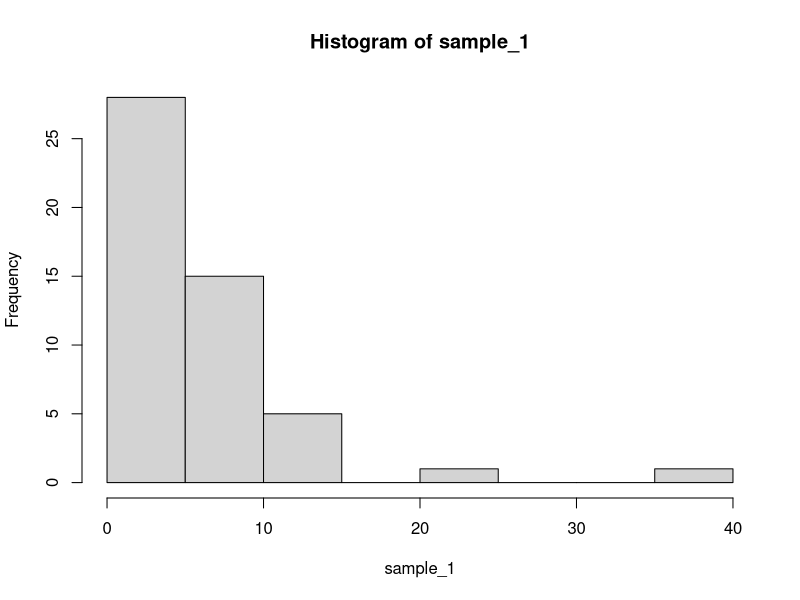
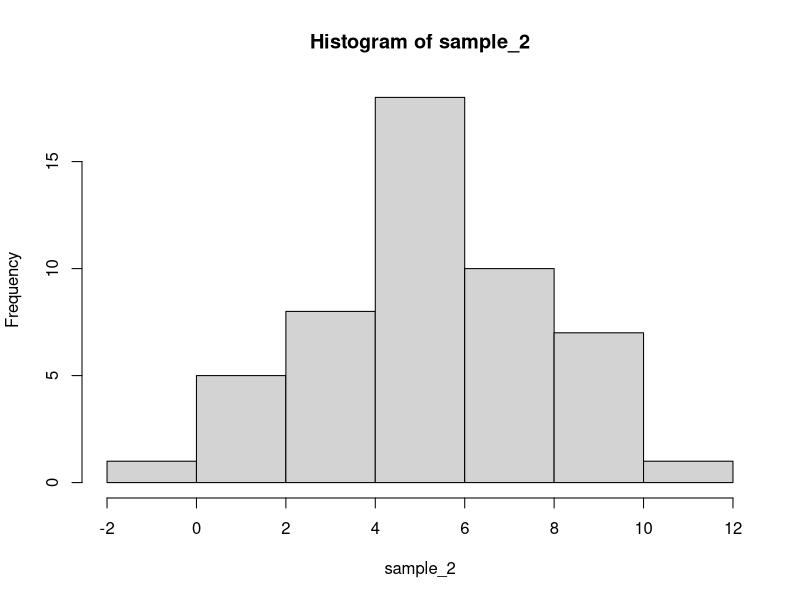
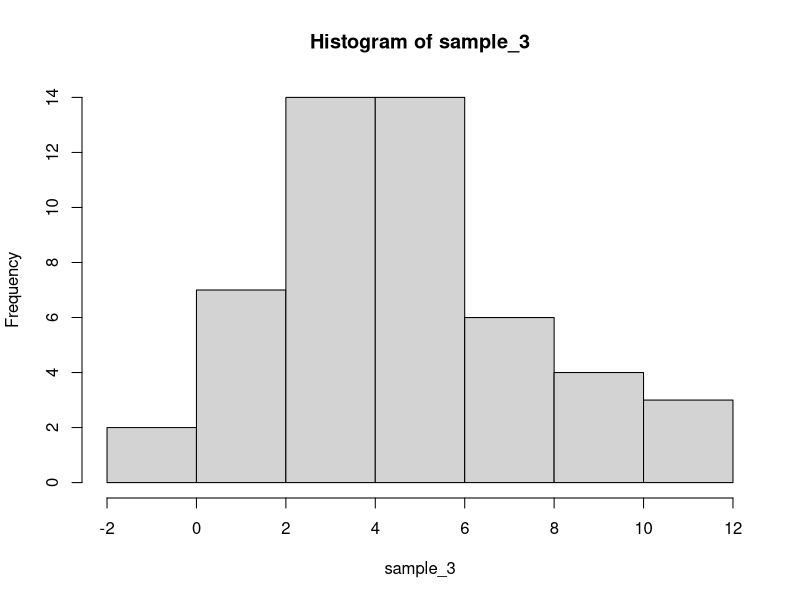
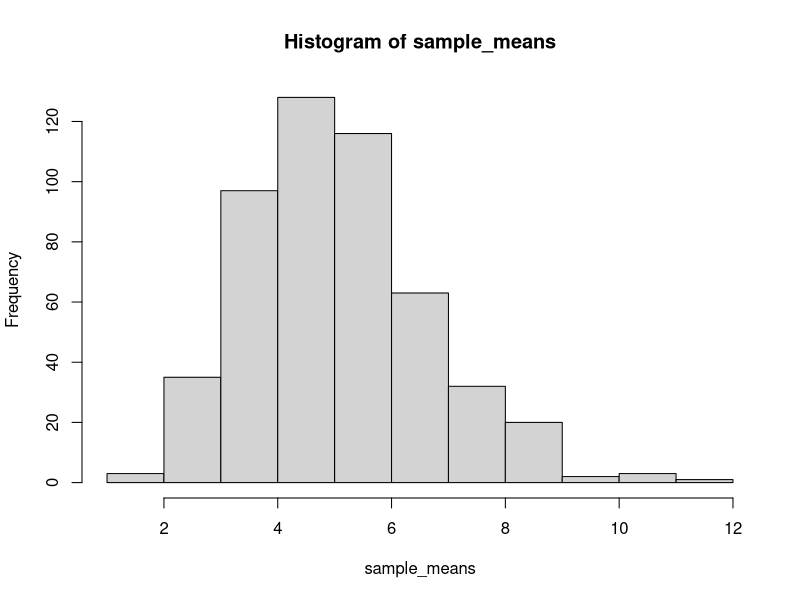
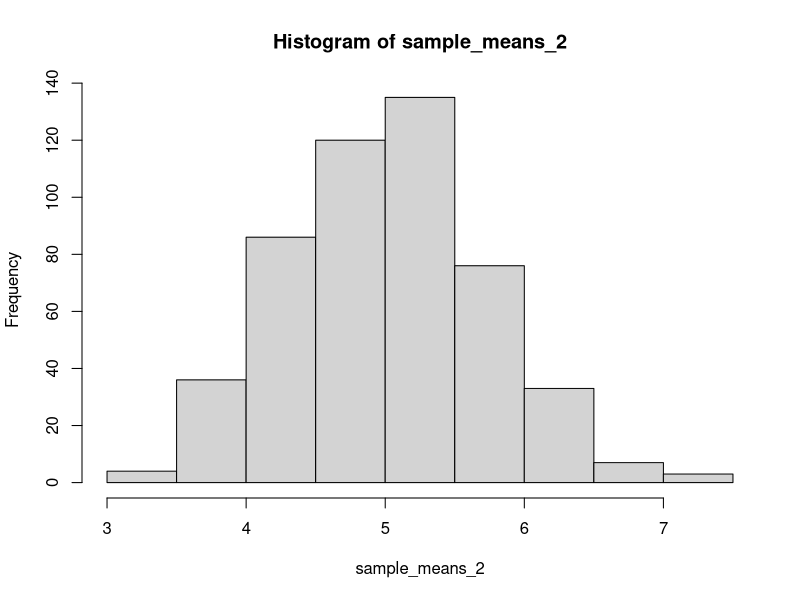
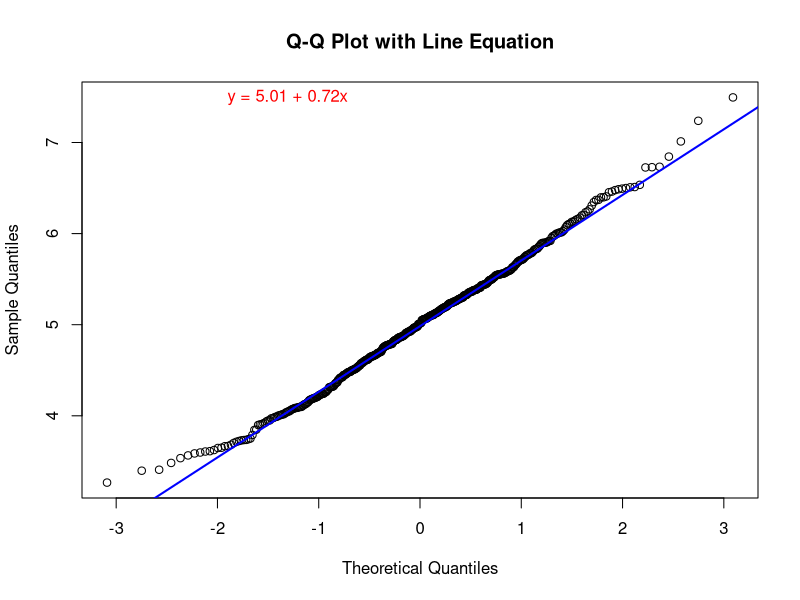

Source code (R) for these figures, in order:
################# SAMPLING DISTRIBUTIONS LAB #################################
## Your Name ### Your Section Time####

set.seed(123)  #set.seed() is a function for random number generation.
#When you use randomness (generating random numbers, sampling,etc), the results vary each time you run the code.
#By using set.seed(), you ensure the same sequence of random numbers is generated every time as long as the seed value remains the same.

#Problem 1) 
# a) Generate a sample of size 50 from an exponential distribution with lamba=1/5. 
lambda=1/5
sample_1 <- rexp(50,lambda) 
print(sample_1)

#b) What is the sample mean, median, variance, and standard deviation?
print(summary(sample_1))

#c) Plot a histogram of your sample.
hist(sample_1)

#Problem 2) 
# a) Generate a sample of size 50 from a normal distribution with mu=5 and sigma=3. 
mu=5
sigma=3
sample_2 <- rnorm(50,mean=mu, sd=3) 
print(sample_2)

#b) What is the sample mean, median, variance, and standard deviation?
print(summary(sample_2))

#c) Plot a histogram of your sample.
hist(sample_2)

#Problem 3) 
# a) Generate a sample of size 50 from a normal distribution with mu=5 and sigma=3 again. 
mu=5
sigma=3
sample_3 <- rnorm(50,mean=mu, sd=3) 
print(sample_3)

#b) What is the sample mean, median, variance, and standard deviation?
print(summary(sample_3))

#c) Plot a histogram of your sample.
hist(sample_3)

#Problem 4) Comment on the similarities and differences in the samples obtained from Problems 2 and 3.
# The mean if the first is a bit larger than the second.  The values are pretty similar though! Sample 3 seems a little heavy-tailed (for me).

#Problem 5) 
#a) Generate 500 samples of size 10 from an exponential distribution with lambda=1/5.
#The code below will help you replace rdist with the correct distribution and parameters 
n_samples <- 500  # Number of samples
sample_size <- 10   # Size of each sample
lambda <- 1/5
# Generate samples and compute sample means
sample_means <- replicate(n_samples, mean(rexp(sample_size,lambda)))

#b) Plot a histogram of your sample means
hist(sample_means)

#c) How does the distribution of the sample means compare/contrast with the underlying exponential distribution?
#It is a little more normally distributed.  It does not follow an exponential distribution for sure! 


#Problem 6) Repeat problem 5 with sample size 50.  What differences do you notice? 
n_samples <- 500  # Number of samples
sample_size <- 50   # Size of each sample
lambda <- 1/5
# Generate samples and compute sample means
sample_means_2 <- replicate(n_samples, mean(rexp(sample_size,lambda)))

#b) Plot a histogram of your sample means
hist(sample_means_2)

#Problem 7) 
#a) Conduct a test for normality on the samples from problem 6. Is it reasonable to assume this data is normally distributed?

#To create normal probability plots we use the following:
#qqnorm(data): Plots the quantiles of the data against the theoretical quantiles of a normal distribution.
#qqline(data): Adds a reference line to help assess normality. If the points closely follow the line, the data is approximately normal.


# Create a Q-Q plot
qqnorm(sample_means_2, main = "Q-Q Plot with Line Equation")
qqline(sample_means_2, col = "blue", lwd = 2)

# Calculate the slope and intercept of the Q-Q line
slope <- sd(sample_means_2)
intercept <- mean(sample_means_2)

# Add the equation of the line to the plot
equation <- paste0("y = ", round(intercept, 2), " + ", round(slope, 2), "x")
text(x = -2, y = max(sample_means_2), labels = equation, col = "red", pos = 4)

# It does seem reasonable to assume normality

#b) What do you think the expected value and variance of the sample means are? How about the underlying population
#From the data it suggests mu=5.01 and std dev=0.72

#The true underlying average is 5 and from the CLT we know 0.72 =std_dev(X)/sqrt(50)
# So std dev(X) is approximately 0.72sqrt(50)=5.09 
